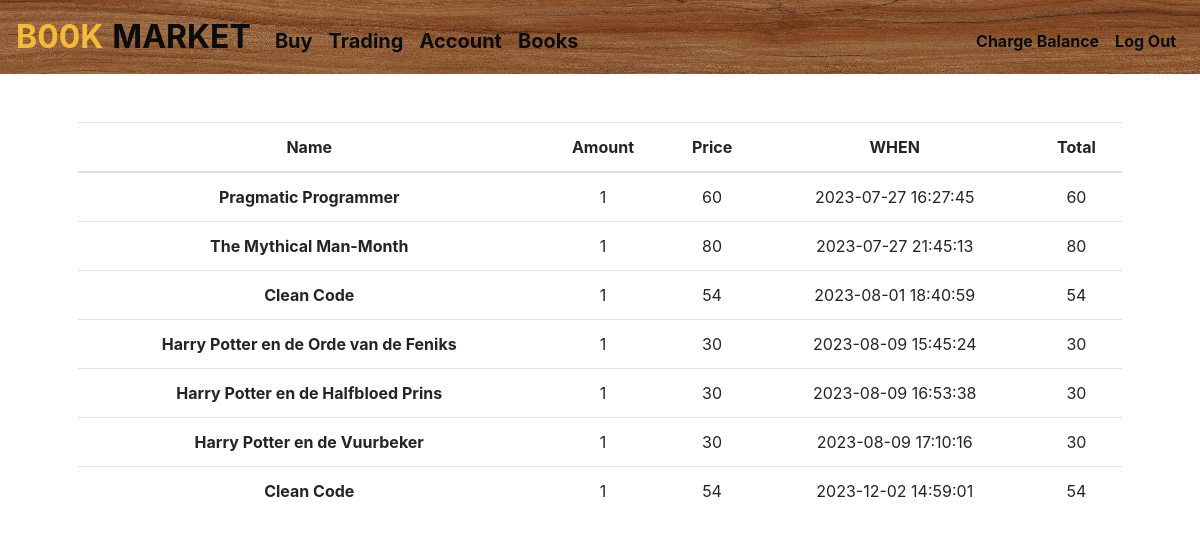
Before: /trading (signed in) with the older database file.
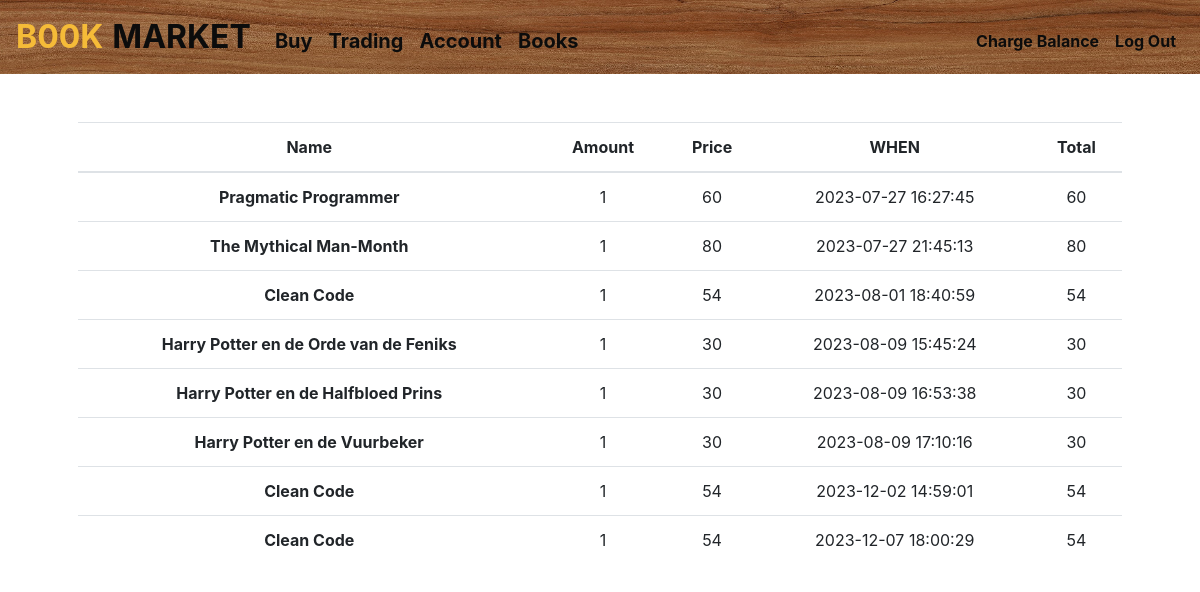
After: the same page with the newer database file.
### tables this page shows
CREATE TABLE purchase(user_id INTEGER,bookname TEXT,amount INTEGER,datetime TEXT,bookprice INTEGER,total INTEGER);

### app.py (the view)
@app.route("/trading")
@login_required
def trade():
    con = sqlite3.connect("trading.db")
    db = con.cursor()
    db.execute("SELECT * FROM purchase;")
    columns = [column[0] for column in db.description]
    rows = [dict(zip(columns, row)) for row in db.fetchall()]
    con.commit()
    db.close()
    con.close()
    return render_template("trade.html", rows=rows)

### app.py (called while the page is built)
def login_required(f):
    @wraps(f)
    def decorated_function(*args, **kwargs):
        if session.get("user_id") is None:
            return redirect("/login")
        return f(*args, **kwargs)
    return decorated_function

@app.after_request
def after_request(response):
    response.headers["Cache-Control"] = "no-cache, no-store, must-revalidate"
    response.headers["Expires"] = 0
    response.headers["Pragma"] = "no-cache"
    return response

### templates/trade.html (shortened to what this page needs)
{% extends "layout.html" %}
{% block main %}
<div style="background-color:rgba(255,255,255,0.9)">
    <table class="table">
        <thead>
            <tr>
                <th scope="col">Name</th>
                <th scope="col">Amount</th>
                <th scope="col">Price</th>
                <th scope="col">WHEN</th>
                <th scope="col">Total</th>
            </tr>
        </thead>
        <tbody>
            {% for row in rows%}
            <tr>
                <th scope="row">{{row["bookname"]}}</th>
                <td>{{row["amount"]}}</td>
                <td>{{row["bookprice"]}}</td>
                <td>{{row["datetime"]}}</td>
                <td>{{row["total"]}}</td>
            </tr>
            {% endfor %}
        </tbody>
    </table>
</div>
{% endblock %}

Changed rows visible on the page:
added purchase: bookname "Clean Code", amount "1", bookprice "54", datetime "2023-12-07 18:00:29", total "54"
